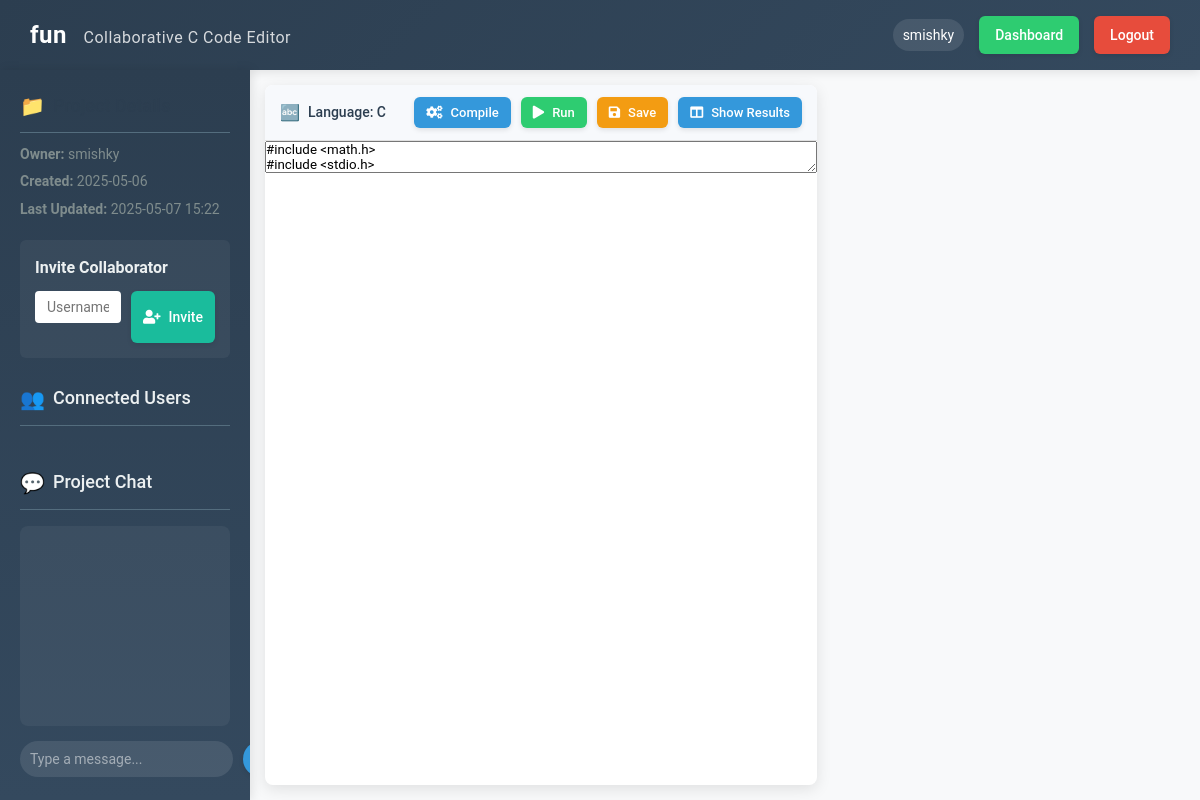
/project/1 (signed in), run on an earlier commit of the app's database.
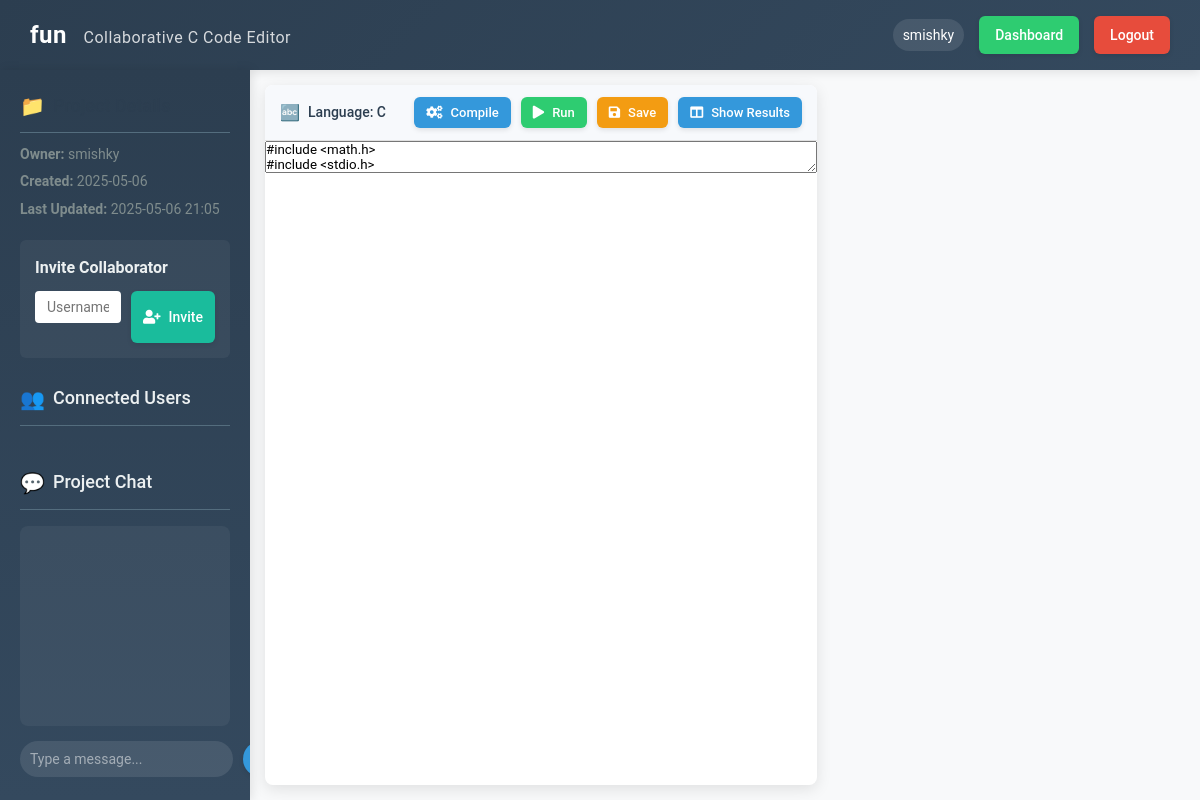
And on a later commit of the database.
### models.py (models this page shows, shortened)
class Project(db.Model):
    id = db.Column(db.Integer, primary_key=True)
    name = db.Column(db.String(100), nullable=False)
    content = db.Column(db.Text, nullable=True)
    created_at = db.Column(db.DateTime, default=datetime.utcnow)
    updated_at = db.Column(db.DateTime, default=datetime.utcnow, onupdate=datetime.utcnow)
    owner_id = db.Column(db.Integer, db.ForeignKey('user.id'), nullable=False)

### server.py (the view)
@app.route("/project/<int:project_id>")
def project(project_id):
    if 'user_id' not in session:
        return redirect(url_for('login'))
    user_id = session['user_id']
    project = Project.query.get_or_404(project_id)
    owner = User.query.get(project.owner_id)
    if project.owner_id != user_id and user_id not in [u.id for u in project.collaborators]:
        flash('You do not have access to this project!', 'error')
        return redirect(url_for('dashboard'))
    return render_template(
        'editor.html',
        username=session.get('username'),
        project=project,
        owner_username=owner.username  # Pass the owner's username directly
    )

### templates/editor.html (shortened to what this page needs)
<!DOCTYPE html>
<html lang="en">
<head>
    <link rel="stylesheet" href="{{ url_for('static', filename='style.css') }}">
    <link rel="stylesheet" href="https://cdnjs.cloudflare.com/ajax/libs/codemirror/5.62.0/codemirror.min.css">
    <link rel="stylesheet" href="https://cdnjs.cloudflare.com/ajax/libs/font-awesome/5.15.3/css/all.min.css">
    <link rel="stylesheet" href="https://cdnjs.cloudflare.com/ajax/libs/codemirror/5.62.0/addon/hint/show-hint.min.css">
</head>
<body>
    <div class="header">
        <h1>{{ project.name }} <span class="project-subtitle">Collaborative C Code Editor</span></h1>
        <div class="user-info">
            <span id="current-username">{{ username }}</span>
            <a href="{{ url_for('dashboard') }}" class="btn dashboard-btn">Dashboard</a>
            <a href="{{ url_for('logout') }}" class="btn logout-btn">Logout</a>
        </div>
    </div>
    <div class="main-container">
        <div class="sidebar">
            <div class="project-info">
                <h3>Project Details</h3>
                <div class="project-details">
                    <p><strong>Owner:</strong> <span id="project-owner">{{ owner_username }}</span></p>
                    <p><strong>Created:</strong> {{ project.created_at.strftime('%Y-%m-%d') }}</p>
                    <p><strong>Last Updated:</strong> <span id="last-updated">{{ project.updated_at.strftime('%Y-%m-%d %H:%M') }}</span></p>
                </div>
                {% if project.owner_id == session.user_id %}
                <div class="collaborators-section">
                    <h4>Invite Collaborator</h4>
                    <form id="invite-form" action="{{ url_for('invite_collaborator', project_id=project.id) }}" method="post">
                        <div class="form-group">
                            <input type="text" id="collaborator-username" name="username" placeholder="Username" required>
                        </div>
                        <button type="submit" class="btn invite-btn">
                            <i class="fas fa-user-plus"></i> Invite
                        </button>
                    </form>
                </div>
                {% endif %}
            </div>
            <div class="active-users">
                <h3>Connected Users</h3>
            </div>
            <div class="chat-container">
                <h3>Project Chat</h3>
                <div id="chat-messages" class="chat-messages"></div>
                <form id="chat-form" class="chat-form">
                    <input type="text" id="chat-input" placeholder="Type a message..." required>
                    <button type="submit" class="btn send-btn">
                    </button>
                </form>
            </div>
        </div>
        <div class="content-container">
            <div class="editor-container">
                <div class="editor-options">
                    <div class="language-info">
                        <span>Language: C</span>
                    </div>
                    <div class="editor-actions">
                        <button id="compile-button" class="btn action-btn compile-btn">
                            <i class="fas fa-cogs"></i> Compile
                        </button>
                        <button id="run-button" class="btn action-btn run-btn">
                            <i class="fas fa-play"></i> Run
                        </button>
                        <button id="save-button" class="btn action-btn save-btn">
                            <i class="fas fa-save"></i> Save
                        </button>
                        <button id="toggle-results" class="btn action-btn">
                            <i class="fas fa-columns"></i> Show Results
                        </button>
                    </div>
                </div>
                <textarea id="editor">{{ project.content }}</textarea>
            </div>
        </div>
    </div>
</body>
</html>

What changed in the data, as far as the page shows it:
changed Project "fun": updated_at "2025-05-07 15:22" → "2025-05-06 21:05"
